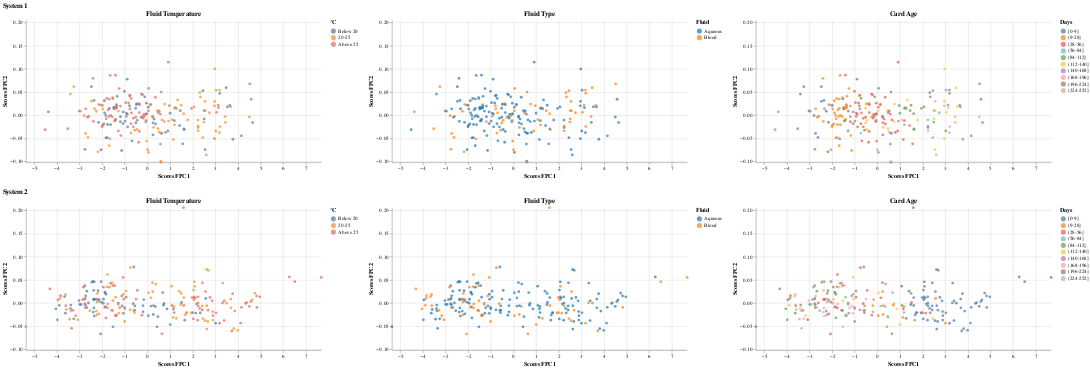

Source (notebook cell):
### Markdown cell above
### System 1 versus System 2: Sensor A - Cal Window

### Code cell
pc_scores_s1_A_cal_window, pc_scores_s2_A_cal_window,fpca_s1_A_cal_window,fpca_s2_A_cal_window = fpca_two_inputs(A1_cal_window_combine_balanced.iloc[:,:-6], A2_cal_window_combine_balanced.iloc[:,:-6], color_fpc1_s1='tab:blue', color_fpc2_s1='tab:cyan', color_fpc1_s2='tab:orange', color_fpc2_s2='gold')
print("--------------------------------------------------- Bootstrap -------------------------------------------------------------------------------------------")
ac1, ac2 = bootstrap(A1_cal_window_combine_balanced, A2_cal_window_combine_balanced,"A","cal_window",features="FluidTempBin")
print("--------------------------------------------------- PCA Scores -------------------------------------------------------------------------------------------")
create_pc_scores_plots(pc_scores_s1_A_cal_window, pc_scores_s2_A_cal_window, A1_cal_window_combine_balanced, A2_cal_window_combine_balanced,features="FluidTempBin")

### Figure 1 — Vega-Lite specification as saved in the notebook (floating-point values rounded to 4 significant figures; data arrays with more than 128 entries replaced by an {"elided": "..."} marker saying what was removed)
{"config": {"view": {"continuousWidth": 300, "continuousHeight": 300, "stroke": null}}, "vconcat": [{"hconcat": [{"mark": {"type": "circle"}, "encoding": {"color": {"field": "FluidTempBin", "scale": {"domain": ["Below 20", "20-25", "Above 25"], "range": ["#4e79a7", "#f28e2b", "#e16759"]}, "sort": ["Below 20", "20-25", "Above 25"], "title": "°C", "type": "ordinal"}, "tooltip": [{"field": "TestID", "type": "quantitative"}, {"field": "PC1_Scores", "type": "quantitative"}, {"field": "PC2_Scores", "type": "quantitative"}, {"field": "FluidTempBin", "title": "Fluid Temperature", "type": "ordinal"}], "x": {"field": "PC1_Scores", "scale": {"domain": [-5.367, 7.677]}, "title": "Scores FPC1", "type": "quantitative"}, "y": {"field": "PC2_Scores", "scale": {"domain": [-0.1017, 0.206]}, "title": "Scores FPC2", "type": "quantitative"}}, "height": 280, "title": "Fluid Temperature", "width": 580}, {"mark": {"type": "circle"}, "encoding": {"color": {"field": "FluidTypeBin", "scale": {"scheme": "category10"}, "title": "Fluid", "type": "nominal"}, "tooltip": [{"field": "TestID", "type": "quantitative"}, {"field": "PC1_Scores", "type": "quantitative"}, {"field": "PC2_Scores", "type": "quantitative"}, {"field": "FluidTypeBin", "title": "Fluid Type", "type": "nominal"}], "x": {"field": "PC1_Scores", "scale": {"domain": [-5.367, 7.677]}, "title": "Scores FPC1", "type": "quantitative"}, "y": {"field": "PC2_Scores", "scale": {"domain": [-0.1017, 0.206]}, "title": "Scores FPC2", "type": "quantitative"}}, "height": 280, "title": "Fluid Type", "width": 580}, {"mark": {"type": "circle"}, "encoding": {"color": {"field": "CardAgeBin", "scale": {"scheme": "tableau10"}, "sort": ["[0-9]", "(9-28]", "(28-56]", "(56-84]", "(84-112]", "(112-140]", "(140-168]", "(168-196]", "(196-224]", "(224-252]"], "title": "Days", "type": "ordinal"}, "tooltip": [{"field": "TestID", "type": "quantitative"}, {"field": "PC1_Scores", "type": "quantitative"}, {"field": "PC2_Scores", "type": "quantitative"}, {"field": "CardAgeBin", "title": "Card Age", "type": "ordinal"}], "x": {"field": "PC1_Scores", "scale": {"domain": [-5.367, 7.677]}, "title": "Scores FPC1", "type": "quantitative"}, "y": {"field": "PC2_Scores", "scale": {"domain": [-0.1017, 0.206]}, "title": "Scores FPC2", "type": "quantitative"}}, "height": 280, "title": "Card Age", "width": 580}], "data": {"name": "data-57d296841bd255659e943450a19590b5"}, "resolve": {"scale": {"color": "independent"}}, "title": "System 1"}, {"hconcat": [{"mark": {"type": "circle"}, "encoding": {"color": {"field": "FluidTempBin", "scale": {"domain": ["Below 20", "20-25", "Above 25"], "range": ["#4e79a7", "#f28e2b", "#e16759"]}, "sort": ["Below 20", "20-25", "Above 25"], "title": "°C", "type": "ordinal"}, "tooltip": [{"field": "TestID", "type": "quantitative"}, {"field": "PC1_Scores", "type": "quantitative"}, {"field": "PC2_Scores", "type": "quantitative"}, {"field": "FluidTempBin", "title": "Fluid Temperature", "type": "ordinal"}], "x": {"field": "PC1_Scores", "scale": {"domain": [-5.367, 7.677]}, "title": "Scores FPC1", "type": "quantitative"}, "y": {"field": "PC2_Scores", "scale": {"domain": [-0.1017, 0.206]}, "title": "Scores FPC2", "type": "quantitative"}}, "height": 280, "title": "Fluid Temperature", "width": 580}, {"mark": {"type": "circle"}, "encoding": {"color": {"field": "FluidTypeBin", "scale": {"scheme": "category10"}, "title": "Fluid", "type": "nominal"}, "tooltip": [{"field": "TestID", "type": "quantitative"}, {"field": "PC1_Scores", "type": "quantitative"}, {"field": "PC2_Scores", "type": "quantitative"}, {"field": "FluidTypeBin", "title": "Fluid Type", "type": "nominal"}], "x": {"field": "PC1_Scores", "scale": {"domain": [-5.367, 7.677]}, "title": "Scores FPC1", "type": "quantitative"}, "y": {"field": "PC2_Scores", "scale": {"domain": [-0.1017, 0.206]}, "title": "Scores FPC2", "type": "quantitative"}}, "height": 280, "title": "Fluid Type", "width": 580}, {"mark": {"type": "circle"}, "encoding": {"color": {"field": "CardAgeBin", "scale": {"scheme": "tableau10"}, "sort": ["[0-9]", "(9-28]", "(28-56]", "(56-84]", "(84-112]", "(112-140]", "(140-168]", "(168-196]", "(196-224]", "(224-252]"], "title": "Days", "type": "ordinal"}, "tooltip": [{"field": "TestID", "type": "quantitative"}, {"field": "PC1_Scores", "type": "quantitative"}, {"field": "PC2_Scores", "type": "quantitative"}, {"field": "CardAgeBin", "title": "Card Age", "type": "ordinal"}], "x": {"field": "PC1_Scores", "scale": {"domain": [-5.367, 7.677]}, "title": "Scores FPC1", "type": "quantitative"}, "y": {"field": "PC2_Scores", "scale": {"domain": [-0.1017, 0.206]}, "title": "Scores FPC2", "type": "quantitative"}}, "height": 280, "title": "Card Age", "width": 580}], "data": {"name": "data-b38623f233731c00a13871cb400d7347"}, "resolve": {"scale": {"color": "independent"}}, "title": "System 2"}], "$schema": "https://vega.github.io/schema/vega-lite/v5.8.0.json", "datasets": {"data-57d296841bd255659e943450a19590b5": {"elided": "216 records"}, "data-b38623f233731c00a13871cb400d7347": {"elided": "216 records"}}}
